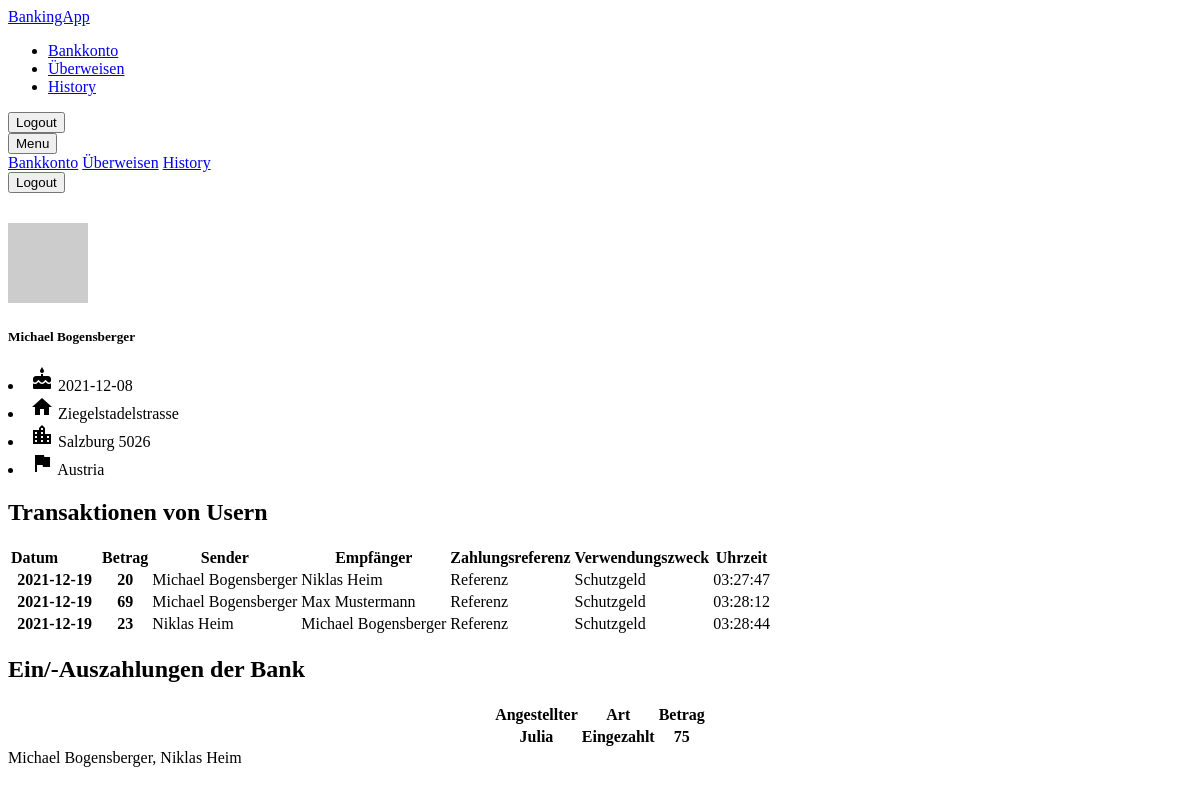
The page /history.php (signed in) on the database its author committed.
### tables this page shows
CREATE TABLE `transaktion` (
  `id` int(11) NOT NULL,
  `betrag` double NOT NULL,
  `sender` int(11) NOT NULL,
  `empfaenger` int(11) NOT NULL,
  `zahlungsreferenz` text NOT NULL,
  `verwendungszweck` text NOT NULL,
  `datum` date NOT NULL,
  `uhrzeit` time NOT NULL
);

CREATE TABLE `user` (
  `id` int(11) NOT NULL,
  `vorname` text NOT NULL,
  `nachname` text NOT NULL,
  `username` text NOT NULL,
  `password` text NOT NULL,
  `guthaben` double NOT NULL,
  `bic` text NOT NULL,
  `iban` text NOT NULL,
  `geburtsdatum` date NOT NULL,
  `strasse` text NOT NULL,
  `stadt` text NOT NULL,
  `plz` int(11) NOT NULL,
  `land` text NOT NULL
);

CREATE TABLE `zahlung` (
  `id` int(11) NOT NULL,
  `betrag` double NOT NULL,
  `art` tinyint(1) NOT NULL,
  `user` int(11) NOT NULL,
  `angestellter` int(11) NOT NULL
);

CREATE TABLE `angestellter` (
  `id` int(11) NOT NULL,
  `username` text NOT NULL,
  `password` text NOT NULL
);

### include/fun.php (called while the page is built, shortened)
<?php
        function getTransaktions($id){
            $db = connect();
            $sql = "SELECT * FROM transaktion WHERE sender = :id OR empfaenger = :id";
            $stmt = $db->prepare($sql);
            $stmt->bindValue(':id', $id);
            $stmt->execute();
            $data = $stmt->fetchAll(PDO::FETCH_ASSOC);
            return $data;
        }
        function getZahlungen($id){
            $db = connect();
            $sql = "SELECT * FROM zahlung WHERE user = :id";
            $stmt = $db->prepare($sql);
            $stmt->bindValue(':id', $id);
            $stmt->execute();
            $data = $stmt->fetchAll(PDO::FETCH_ASSOC);
            return $data;
        }
        function getUser($id){
            $db = connect();
            $sql = "SELECT * FROM user WHERE id = :id";
            $stmt = $db->prepare($sql);
            $stmt->bindValue(':id', $id);
            $stmt->execute();
            $user = $stmt->fetch(PDO::FETCH_ASSOC);
            return $user;
        }
        function getAngestellter($id){
            $db = connect();
            $sql = "SELECT * FROM angestellter WHERE id = :id";
            $stmt = $db->prepare($sql);
            $stmt->bindValue(':id', $id);
            $stmt->execute();
            $user = $stmt->fetch(PDO::FETCH_ASSOC);
            return $user;
        }
?>

### history.php (the view, shortened to what this page needs)
<!DOCTYPE html>
<html>
<head>
<?php
  include 'include/header.php';
  include 'include/fun.php';
?>
</head>
<body>
<div
    class="page-wrapper with-navbar with-sidebar with-navbar-fixed-bottom"
    data-sidebar-type="overlayed-sm-and-down">
    <nav class="navbar">
      <a href="index.php" class="navbar-brand">
        BankingApp
      </a>
      <ul class="navbar-nav d-none d-md-flex">
        <li class="nav-item">
          <a href="index.php" class="nav-link">Bankkonto</a>
        </li>
        <li class="nav-item">
          <a href="transaction.php" class="nav-link">Überweisen</a>
        </li>
        <li class="nav-item active">
          <a href="#" class="nav-link">History</a>
        </li>
      </ul>
      <div class="form-inline d-none d-md-flex ml-auto">
        <a href="logout.php">
          <button class="btn btn-primary">Logout</button>
        </a>
      </div>
      <div class="navbar-content d-md-none ml-auto">
        <div class="dropdown with-arrow">
          <button class="btn" data-toggle="dropdown" type="button" id="navbar-dropdown-toggle-btn-1">
            Menu
          </button>
          <div class="dropdown-menu dropdown-menu-right w-200" aria-labelledby="navbar-dropdown-toggle-btn-1">
            <a href="index.php" class="dropdown-item">Bankkonto</a>
            <a href="transaction.php" class="dropdown-item">Überweisen</a>
            <a href="#" class="dropdown-item">History</a>
            <div class="dropdown-content">
                <button class="btn btn-primary btn-block">Logout</button>
            </div>
          </div>
        </div>
      </div>
    </nav>
<?php
include 'include/sidenav.php';
?>
    <div class="content-wrapper">
    <div class="row">
      <div class="col-10">
      <div class="content">
            <h2 class="card-title">
              Transaktionen von Usern
            </h2>
          <table class="table table-striped table-hover">
            <thead>
              <tr>
                <th>Datum&nbsp;&nbsp;&nbsp;&nbsp;&nbsp;&nbsp;&nbsp;&nbsp;&nbsp;&nbsp;</th>
                <th>Betrag</th>
                <th>Sender</th>
                <th>Empfänger</th>
                <th>Zahlungsreferenz</th>
                <th>Verwendungszweck</th>
                <th class="text-right">Uhrzeit</th>
              </tr>
            </thead>
            <tbody>
                <?php
                    $data = getTransaktions($_SESSION["id"]);
                    foreach ($data as $key) {
                      $sender = getUser($key["sender"]);
                      $empfaenger = getUser($key["empfaenger"]);
                      ?>
                          <tr class='<?php echo ($_SESSION["id"] == $sender["id"]) ? "table-danger" : "table-success"; ?>'>
                              <th><?php echo $key["datum"] ?></th>
                              <th><?php echo $key["betrag"] ?></th>
                              <td data-toggle="tooltip" data-title='<?php echo $sender["iban"] ?>'><?php echo $sender["vorname"] . " " . $sender["nachname"] ?></td>
                              <td data-toggle="tooltip" data-title='<?php echo $empfaenger["iban"] ?>'><?php echo $empfaenger["vorname"] . " " . $empfaenger["nachname"] ?></td>
                              <td><?php echo $key["zahlungsreferenz"] ?></td>
                              <td><?php echo $key["verwendungszweck"] ?></td>
                              <td class="text-right"><?php echo $key["uhrzeit"] ?></td>
                          </tr>
                      <?php
                    }
                ?>
            </tbody>
          </table>
          <h2 class="card-title mt-20 mb-10">
              Ein/-Auszahlungen der Bank
            </h2>
          <table class="table table-striped table-hover w-500 zahlung-table">
            <thead>
              <tr>
                <th>Angestellter</th>
                <th>Art</th>
                <th>Betrag</th>
              </tr>
            </thead>
            <tbody>
                <?php
                    $data = getZahlungen($_SESSION["id"]);
                    foreach ($data as $key) {
                      $angestellter = getAngestellter($key["angestellter"]);
                      ?>
                          <tr class='
                          <?php
                            echo ($key["art"] == 0) ? "table-danger" : "table-success";
                          ?>
                          '>
                              <th><?php echo $angestellter["username"] ?></th>
                              <th>
                              <?php
                                  echo ($key["art"] == 0) ? "Abgehoben" : "Eingezahlt";
                              ?>
                              </th>
                              <th><?php echo $key["betrag"] ?></th>
                          </tr>
                      <?php
                    }
                ?>
            </tbody>
          </table>
      </div>
      </div>
      </div>
    </div>
    <nav class="navbar navbar-fixed-bottom">
      Michael Bogensberger, Niklas Heim
    </nav>
  </div>
</body>
</html>

### include/style.css (style rules this page uses)
:root { --dm-base-body-bg-color: #021b32; --dm-sidebar-bg-color: #021b32; --dm-navbar-bg-color:#021b32; --primary-color: #FF0266; --primary-color-light: #ff0256; --primary-color-very-light: var(--indigo-color-very-light); --primary-color-dark: var(--indigo-color-dark); --primary-color-very-dark: var(--indigo-color-very-dark); --primary-box-shadow-color: #FF7597; --primary-box-shadow-color-darker: var(--indigo-box-shadow-color-darker); --text-color-on-primary-color-bg: var(--text-color-on-indigo-color-bg); --card-border-radius: 20px; --dm-card-bg-image: #FF0266; --dm-card-border-color: rgba(0, 0, 0, 0.2); --dm-card-box-shadow: box-shadow: rgba(100, 100, 111, 0.2) 0px 7px 29px 0px; --dm-input-box-shadow: var(--lm-input-box-shadow); --dm-button-primary-bg-image: #5CDB95; --dm-button-primary-bg-image-hover: #5CDB95; }
.btn-primary { --button-height: 3.6rem; --button-border-width: 0; }
.navbar-fixed-bottom { border: 0px !important; }
.navbar { border: 0px !important; }
.zahlung-table { margin-left: auto; margin-right: auto; }

### rows shown on the page
transaktion: datum "2021-12-19", betrag "20", sender.vorname "Michael", sender.nachname "Bogensberger", empfaenger.vorname "Niklas", empfaenger.nachname "Heim", zahlungsreferenz "Referenz", verwendungszweck "Schutzgeld", uhrzeit "03:27:47"
transaktion: datum "2021-12-19", betrag "69", sender.vorname "Michael", sender.nachname "Bogensberger", empfaenger.vorname "Max", empfaenger.nachname "Mustermann", zahlungsreferenz "Referenz", verwendungszweck "Schutzgeld", uhrzeit "03:28:12"
transaktion: datum "2021-12-19", betrag "23", sender.vorname "Niklas", sender.nachname "Heim", empfaenger.vorname "Michael", empfaenger.nachname "Bogensberger", zahlungsreferenz "Referenz", verwendungszweck "Schutzgeld", uhrzeit "03:28:44"
zahlung: angestellter.username "Julia", art "Eingezahlt", betrag "75"

### other values the page prints
$_SESSION["vorname"] "Michael"
$_SESSION["nachname"] "Bogensberger"
$_SESSION["geburtsdatum"] "2021-12-08"
utf8_encode($_SESSION["strasse"]) "Ziegelstadelstrasse"
utf8_encode($_SESSION["stadt"] . " " . $_SESSION["plz"]) "Salzburg 5026"
utf8_encode($_SESSION["land"]) "Austria"
